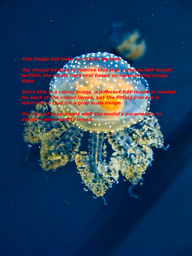
#> input picture Intro to Machine Learning/A/1/Part2/Amazing_jellyfish_corrupted_by_text.tif, 192 x 256 px, shrunk from 768 x 1024 before the run, given in place of test_image.png, which was not available
$ jupyter execute Part3.ipynb
#> lines starting #> are read from the running program, lines starting #| are printed output that depends on the picture; pictures that were not available may be replaced by others from this repository, and a replacement may not be noted
[cell 1]
import numpy as np  # Not sure if I'm allowed to do this, but I think I have to? #

def kmeans_numpy(X, n_clusters, max_iters=100):

  """
  Hint:
  if implementing using numpy array:
  the shape of centroids is (n_clusters x 3), a 2D array
  The shape of labels is (for the given sample image) 512 x 512 = 262144 --> a 1D array
  """
  # Initialize cluster centroids randomly
  centroids = X[np.random.choice(len(X), n_clusters, replace=False)]

  for _ in range(max_iters):
    # Calculate the distance from each point to each centroid
    ###########
    distances = np.linalg.norm(X[:, np.newaxis] - centroids, axis=2)  # Euclidean norm in R3 #
    ###########

    # Assign each point to the nearest cluster
    ###########
    labels = np.argmin(distances, axis=1)
    ###########
    # Create an empty array to store the new centroids
    new_centroids = np.zeros((n_clusters, X.shape[1]))

    # Loop through each cluster
    for i in range(n_clusters):
      # Find all data points that belong to the current cluster
      cluster_points = X[labels == i]

      # Calculate the mean (average) of all data points in the cluster
      cluster_mean = np.mean(cluster_points, axis=0)

      # Assign the cluster mean as the new centroid
      new_centroids[i] = cluster_mean

    # Check for convergence
    if np.all(centroids == new_centroids):
      break

    centroids = new_centroids

  return centroids, labels

[cell 2]
def create_compressed_image(labels, centroids, height, width, channels):
  """
  Hint:
  Assign the cluster value to the pixel of that cluster
  """
  # Step 3: Create a compressed image based on cluster centroids
  compressed_image = np.zeros((height, width, channels), dtype=np.uint8)

  for i in range(height):
    for j in range(width):
      ###########
      cluster_label = labels[i * width + j] # Find cluster label for pixel at loc(i, j) #
      compressed_image[i, j] = centroids[cluster_label]
      ###########

  return compressed_image

[cell 3]
import cv2
import numpy as np
import os
import matplotlib.pyplot as plt
from sklearn.cluster import KMeans

def kmeans_image_compression(image_path, num_clusters):
    # Step 1: Load the image
#> called with image_path = 'test_image.png', num_clusters = 10
    original_image = cv2.imread(image_path)
#> original_image is the input picture: shape (256, 192, 3); mean B, G, R 93.4, 64.6, 37.7

    # Convert the image to RGB color space (if it's not already)
    original_image = cv2.cvtColor(original_image, cv2.COLOR_BGR2RGB)

    # Get the dimensions of the image
    height, width, channels = original_image.shape
#> height = 256; width = 192; channels = 3

    # Step 2: Apply K-means clustering using numpy
    pixel_values = original_image.reshape(-1, 3)
    centroids, labels = kmeans_numpy(pixel_values, num_clusters)
#> in kmeans_numpy, `centroids = X[np.random.choice(len(X), n_clusters, replace=False)]`: centroids = [[0, 92, 122], [0, 48, 96], [72, 136, 138], [39, 82, 70], [76, 26, 60], [175, 176, 122], [177, 178, 145], [34, 82, 92], [0, 36, 82], [1, 34, 76]]
#> centroids = [[61.05, 128, 161.7], [54.37, 94.07, 97.42], [138.7, 169, 170.3], [212.9, 180.6, 126.1], [135.2, 24.03, 44.17], [198.9, 212.9, 201.1], [226.3, 85.3, 51.26], [132.3, 135.8, 104.3], [0.596, 41.97, 87.17], [2.14, 28.57, 65.64]]

    # Step 3: Create a compressed image based on cluster centroids
    compressed_image = create_compressed_image(labels, centroids, height, width, channels)
#> after the loop in create_compressed_image, `for i in range(height):`:
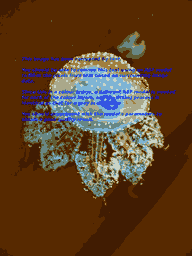
#> compressed_image: shape (256, 192, 3); mean of channels 0, 1, 2 37.2, 63.8, 93.1; drawn as B, G, R

    # Step 4: Save the compressed image
    compressed_image_path = "compressed_image.png"
    cv2.imwrite(compressed_image_path, cv2.cvtColor(compressed_image, cv2.COLOR_RGB2BGR))
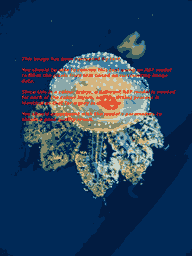
#> saved as compressed_image.png: shape (256, 192, 3); mean B, G, R 93.1, 63.8, 37.2

    # Save the original image in the same format as the compressed one
    original_image_path = "original_image.png"
    cv2.imwrite(original_image_path, cv2.cvtColor(original_image, cv2.COLOR_RGB2BGR))

    # Calculate and print the compression ratio
    original_size = os.path.getsize(original_image_path)
    compressed_size = os.path.getsize(compressed_image_path)
    compression_ratio = original_size / compressed_size

    print(f"Original image size: {original_size} bytes")
    print(f"Compressed image size: {compressed_size} bytes")
    print(f"Compression ratio: {compression_ratio:.2f}")

    # Show the original and compressed images using matplotlib
    plt.figure(figsize=(12, 6))

    plt.subplot(1, 2, 1)
    plt.imshow(original_image)
    plt.title("Original Image")
    plt.axis("off")

    plt.subplot(1, 2, 2)
    plt.imshow(compressed_image)
    plt.title("Compressed Image")
    plt.axis("off")

    plt.show()
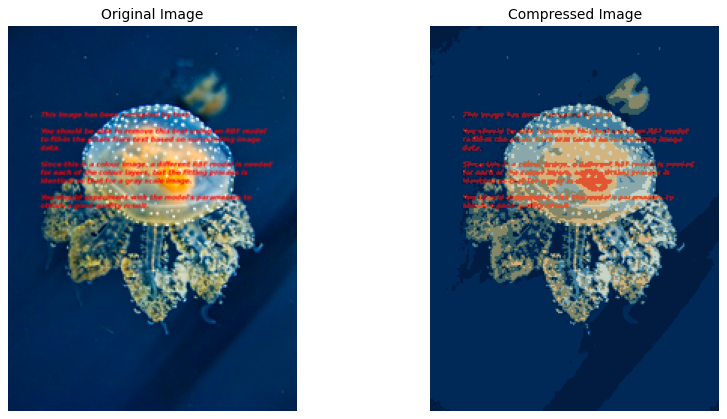
#> figure drawn by matplotlib, 2 panels

if __name__ == "__main__":
    image_path = "test_image.png"

    num_clusters = 10  # Adjust the number of clusters as needed
    kmeans_image_compression(image_path, num_clusters)
